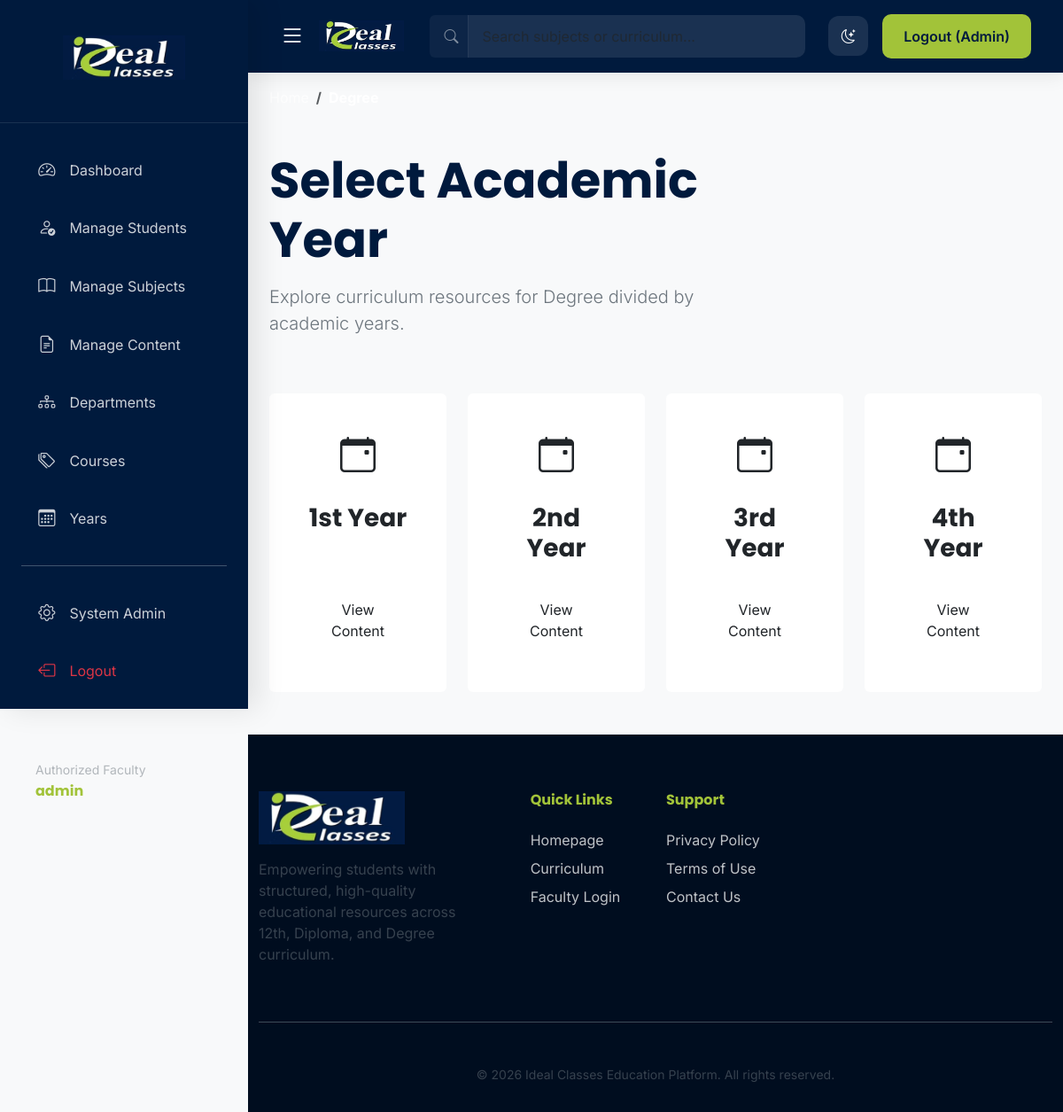
/category/3/ (signed in), run on the app's committed database.
### education/models.py (models this page shows, shortened)
class Category(models.Model):
    name = models.CharField(max_length=100)
    class Meta:
        verbose_name = "Course"
        verbose_name_plural = "Courses"

class Year(models.Model):
    category = models.ForeignKey(Category, related_name='years', on_delete=models.CASCADE)
    name = models.CharField(max_length=50)
    class Meta:
        unique_together = ('category', 'name')

### education/views.py (the view)
# urls.py: path('category/<int:pk>/', views.category_branches, name='category_branches'),
def category_branches(request, pk):
    if not (request.user.is_authenticated or request.session.get('is_student')):
        return redirect('login_selection')
    category = get_object_or_404(Category, pk=pk)
    years = category.years.all()
    if years.exists():
        return render(request, 'education/category_years.html', {'category': category, 'years': years})
    branches = Branch.objects.filter(subjects__category=category).distinct()
    return render(request, 'education/category_branches.html', {'category': category, 'branches': branches})

### templates/education/category_years.html (shortened to what this page needs)
{% extends 'base.html' %}
{% block content %}
<nav aria-label="breadcrumb" class="mb-5">
  <ol class="breadcrumb bg-transparent p-0 m-0">
    <li class="breadcrumb-item"><a href="{% url 'home' %}" class="text-white text-decoration-none opacity-75">Home</a></li>
    <li class="breadcrumb-item active text-white fw-bold" aria-current="page">{{ category.name }}</li>
  </ol>
</nav>
<div class="row align-items-center mb-5">
    <div class="col-lg-8">
        <h1 class="display-4 fw-bold mb-3">Select Academic <span class="text-glass-muted">Year</span></h1>
        <p class="lead text-glass-muted">Explore curriculum resources for {{ category.name }} divided by academic years.</p>
    </div>
</div>
<div class="row">
    {% for year in years %}
    <div class="col-md-3 mb-4">
        <div class="card card-glass h-100 p-4 border-0">
            <div class="card-body d-flex flex-column justify-content-center text-center">
                <i class="bi bi-calendar-event fs-1 mb-4 text-glass-muted"></i>
                <h3 class="card-title fw-bold mb-4">{{ year.name }}</h3>
                <a href="{% url 'year_subjects' category.pk year.pk %}" class="btn btn-glass mt-auto py-3">View Content</a>
            </div>
        </div>
    </div>
    {% empty %}
    <div class="col-12 text-center mt-5">
        <div class="card card-glass p-5">
            <p class="fs-4 text-glass-muted">No years configured for this category.</p>
        </div>
    </div>
    {% endfor %}
</div>
{% endblock %}

### templates/base.html (shortened to what this page needs)
<!DOCTYPE html>
<html lang="en" data-bs-theme="light">
<head>
    {% load static %}
    <link href="https://cdn.jsdelivr.net/npm/bootstrap@5.3.0/dist/css/bootstrap.min.css" rel="stylesheet">
    <link rel="stylesheet" href="https://cdn.jsdelivr.net/npm/bootstrap-icons@1.11.1/font/bootstrap-icons.css">
    <link rel="stylesheet" href="https://cdnjs.cloudflare.com/ajax/libs/animate.css/4.1.1/animate.min.css"/>
</head>
<body>
<div class="wrapper">
    {% if user.is_authenticated or request.session.is_student %}
    <nav id="sidebar">
        <div class="sidebar-header">
            <div class="logo-trigger contact-trigger" title="Click for Contact Details">
                <img src="{% static 'images/logo.png' %}" alt="Logo" height="50" class="mb-2">
            </div>
        </div>
        <div class="sidebar-links">
            {% if request.session.is_student %}
            <a href="{% url 'student_dashboard' %}" class="{% if request.resolver_match.url_name == 'student_dashboard' %}active{% endif %}">
                <i class="bi bi-speedometer2"></i> My Dashboard
            </a>
            <a href="{% url 'student_dashboard' %}">
                <i class="bi bi-collection-play"></i> My Subjects
            </a>
            <a href="{% url 'saved_notes' %}" class="{% if request.resolver_match.url_name == 'saved_notes' %}active{% endif %}">
                <i class="bi bi-bookmark-star"></i> Saved Notes
            </a>
            <hr class="opacity-10 my-4">
            <a href="{% url 'student_logout' %}" class="text-danger">
                <i class="bi bi-box-arrow-left"></i> Logout
            </a>
            {% elif user.is_staff %}
            <a href="{% url 'home' %}" class="{% if request.resolver_match.url_name == 'home' %}active{% endif %}">
                <i class="bi bi-speedometer2"></i> Dashboard
            </a>
            <a href="{% url 'admin_admissions' %}" class="{% if request.resolver_match.url_name == 'admin_admissions' %}active{% endif %}">
                <i class="bi bi-person-check"></i> Manage Students
            </a>
            <a href="/admin/education/subject/" target="_blank">
                <i class="bi bi-book"></i> Manage Subjects
            </a>
            <a href="{% url 'manage_content' %}" class="{% if request.resolver_match.url_name == 'manage_content' %}active{% endif %}">
                <i class="bi bi-file-earmark-text"></i> Manage Content
            </a>
            <a href="/admin/education/branch/" target="_blank">
                <i class="bi bi-diagram-3"></i> Departments
            </a>
            <a href="/admin/education/category/" target="_blank">
                <i class="bi bi-tags"></i> Courses
            </a>
            <a href="/admin/education/year/" target="_blank">
                <i class="bi bi-calendar3"></i> Years
            </a>
            <hr class="opacity-10 my-4">
            <a href="/admin/" target="_blank">
                <i class="bi bi-gear"></i> System Admin
            </a>
            <form action="{% url 'logout' %}" method="post" id="logout-form-sidebar">
                <a href="#" onclick="document.getElementById('logout-form-sidebar').submit();" class="text-danger">
                    <i class="bi bi-box-arrow-left"></i> Logout
                </a>
            </form>
            {% endif %}
        </div>
        <div class="p-4 mt-auto">
            <div class="p-3 rounded-4" style="background: rgba(255,255,255,0.05);">
                <p class="small mb-1 opacity-50">Authorized {% if request.session.is_student %}Student{% else %}Faculty{% endif %}</p>
                <h6 class="mb-0 fw-bold text-secondary-branded">{{ user.username }}{{ request.session.student_email }}</h6>
            </div>
        </div>
    </nav>
    {% endif %}
    <div id="content">
        <nav class="navbar navbar-expand-lg navbar-dark navbar-branded px-4 sticky-top">
            <div class="container-fluid">
                <div class="d-flex align-items-center">
                    {% if user.is_authenticated or request.session.is_student %}
                    <button type="button" id="sidebarCollapse" class="btn text-white me-3 border-0 p-0 shadow-none">
                        <i class="bi bi-list fs-3"></i>
                    </button>
                    {% endif %}
                    <div class="navbar-brand d-flex align-items-center logo-trigger contact-trigger" title="Click for Contact Details">
                        <img src="{% static 'images/logo.png' %}" alt="Logo" height="35">
                    </div>
                </div>
                <form class="d-none d-md-flex mx-auto w-50" action="{% url 'search' %}" method="get">
                    <div class="input-group">
                        <span class="input-group-text bg-white bg-opacity-10 border-0 text-white opacity-50 ps-3 pe-2">
                            <i class="bi bi-search me-1"></i>
                        </span>
                        <input class="form-control bg-white bg-opacity-10 border-0 text-white px-3" type="search" name="q" placeholder="Search subjects or curriculum..." style="box-shadow: none;">
                    </div>
                </form>
                <div class="d-flex align-items-center ms-auto">
                    <div class="theme-toggle me-3" id="themeToggle" title="Toggle Theme">
                        <i class="bi bi-moon-stars" id="themeIcon"></i>
                    </div>
                    {% if user.is_authenticated %}
                        <form action="{% url 'logout' %}" method="post" class="d-none d-sm-block">
                            <button type="submit" class="btn btn-secondary-branded px-4">Logout (Admin)</button>
                        </form>
                    {% elif request.session.is_student %}
                        <a href="{% url 'student_logout' %}" class="btn btn-secondary-branded px-4 shadow-sm">Logout (Student)</a>
                    {% else %}
                        <a href="{% url 'login_selection' %}" class="nav-link text-white me-4 fw-500">Login</a>
                        <a href="{% url 'admission_apply' %}" class="btn btn-secondary-branded px-4">Admission Open</a>
                    {% endif %}
                </div>
            </div>
        </nav>
        <div class="p-4 pt-md-3">
            {% block content %}{% endblock %}
        </div>
        <footer class="footer-branded">
            <div class="container">
                <div class="row gy-4">
                    <div class="col-lg-4">
                        <img src="{% static 'images/logo.png' %}" alt="Logo" height="60" class="mb-3">
                        <p class="opacity-50 pe-lg-5">Empowering students with structured, high-quality educational resources across 12th, Diploma, and Degree curriculum.</p>
                    </div>
                    <div class="col-lg-2 col-md-4">
                        <h6 class="fw-bold mb-4 text-secondary-branded">Quick Links</h6>
                        <ul class="list-unstyled opacity-75">
                            <li class="mb-2"><a href="{% url 'home' %}" class="text-white text-decoration-none">Homepage</a></li>
                            <li class="mb-2"><a href="{% url 'curriculum' %}" class="text-white text-decoration-none">Curriculum</a></li>
                            <li><a href="{% url 'faculty_login' %}" class="text-white text-decoration-none">Faculty Login</a></li>
                        </ul>
                    </div>
                    <div class="col-lg-2 col-md-4">
                        <h6 class="fw-bold mb-4 text-secondary-branded">Support</h6>
                        <ul class="list-unstyled opacity-75">
                            <li class="mb-2"><a href="{% url 'privacy_policy' %}" class="text-white text-decoration-none">Privacy Policy</a></li>
                            <li class="mb-2"><a href="{% url 'terms_of_use' %}" class="text-white text-decoration-none">Terms of Use</a></li>
                            <li><a href="{% url 'contact_us' %}" class="text-white text-decoration-none">Contact Us</a></li>
                        </ul>
                    </div>
                </div>
                <hr class="opacity-10 my-5">
                <div class="text-center opacity-50">
                    <p class="small mb-0">&copy; 2026 Ideal Classes Education Platform. All rights reserved.</p>
                </div>
            </div>
        </footer>
    </div>
</div>
</body>
</html>

### templates/base.html (style rules this page uses)
:root { --primary-color: #001a3d; --secondary-color: #a2c339; --accent-color: #ffffff; --bg-light: #f8f9fa; --bg-dark: #00122b; --card-light: #ffffff; --card-dark: #001a3d; --text-main: #001a3d; --text-muted: #6c757d; --text-inverted: #ffffff; --sidebar-width: 280px; --transition: all 0.3s cubic-bezier(0.4, 0, 0.2, 1); --border-radius: 12px; --shadow-soft: 0 4px 20px rgba(0, 0, 0, 0.08); --shadow-strong: 0 8px 30px rgba(0, 0, 0, 0.15); --border-color: rgba(0,0,0,0.08); --overlay-bg: rgba(0, 0, 0, 0.4); }
body { font-family: 'Inter', sans-serif; background-color: var(--bg-light); color: var(--text-main); overflow-x: hidden; margin: 0; transition: all 0.3s ease; }
h1, h2, h3, h4, h5, h6, .navbar-brand { font-family: 'Poppins', sans-serif; color: var(--text-main); font-weight: 700; }
p { color: var(--text-muted); }
.wrapper { display: flex; width: 100%; align-items: stretch; min-height: 100vh; overflow-x: hidden; }
#sidebar { min-width: var(--sidebar-width); max-width: var(--sidebar-width); background: var(--primary-color); color: white; transition: all 0.3s cubic-bezier(0.4, 0, 0.2, 1); z-index: 1050; height: 100vh; position: sticky; top: 0; display: flex; flex-direction: column; box-shadow: 10px 0 30px rgba(0,0,0,0.1); }
.sidebar-header { padding: 2.5rem 1.5rem; text-align: center; border-bottom: 1px solid rgba(255,255,255,0.1); }
.sidebar-links { padding: 1.5rem; }
.sidebar-links a { padding: 0.9rem 1.2rem; display: flex; align-items: center; color: rgba(255,255,255,0.8); text-decoration: none; border-radius: var(--border-radius); margin-bottom: 0.5rem; transition: var(--transition); }
.sidebar-links i { margin-right: 1rem; font-size: 1.2rem; }
#content { flex: 1; padding: 0; display: flex; flex-direction: column; background-color: var(--bg-light); transition: all 0.3s cubic-bezier(0.4, 0, 0.2, 1); position: relative; min-height: 100vh; min-width: 0; }
.navbar-branded { background: var(--primary-color); padding: 1rem 1.5rem; box-shadow: var(--shadow-soft); }
.form-control, .form-select { background-color: var(--card-light); border-color: var(--border-color); color: var(--text-main); border-radius: 10px; padding: 0.75rem 1rem; }
.btn-secondary-branded { background-color: var(--secondary-color); border: none; color: #001a3d !important; padding: 0.8rem 1.8rem; border-radius: 10px; font-weight: 600; transition: var(--transition); }
.theme-toggle { cursor: pointer; width: 45px; height: 45px; border-radius: 12px; display: flex; align-items: center; justify-content: center; background: rgba(255,255,255,0.1); color: white; transition: var(--transition); }
.footer-branded { background: #000d1f; color: white; padding: 4rem 0 2rem 0; margin-top: auto; }
.text-secondary-branded { color: var(--secondary-color) !important; }
.logo-trigger { cursor: pointer; transition: transform 0.2s; }

### data on the page
Category: name "Degree"
Year: name "1st Year"
Year: name "2nd Year"
Year: name "3rd Year"
Year: name "4th Year"

### other printed values
{{ user.username }} "admin"
